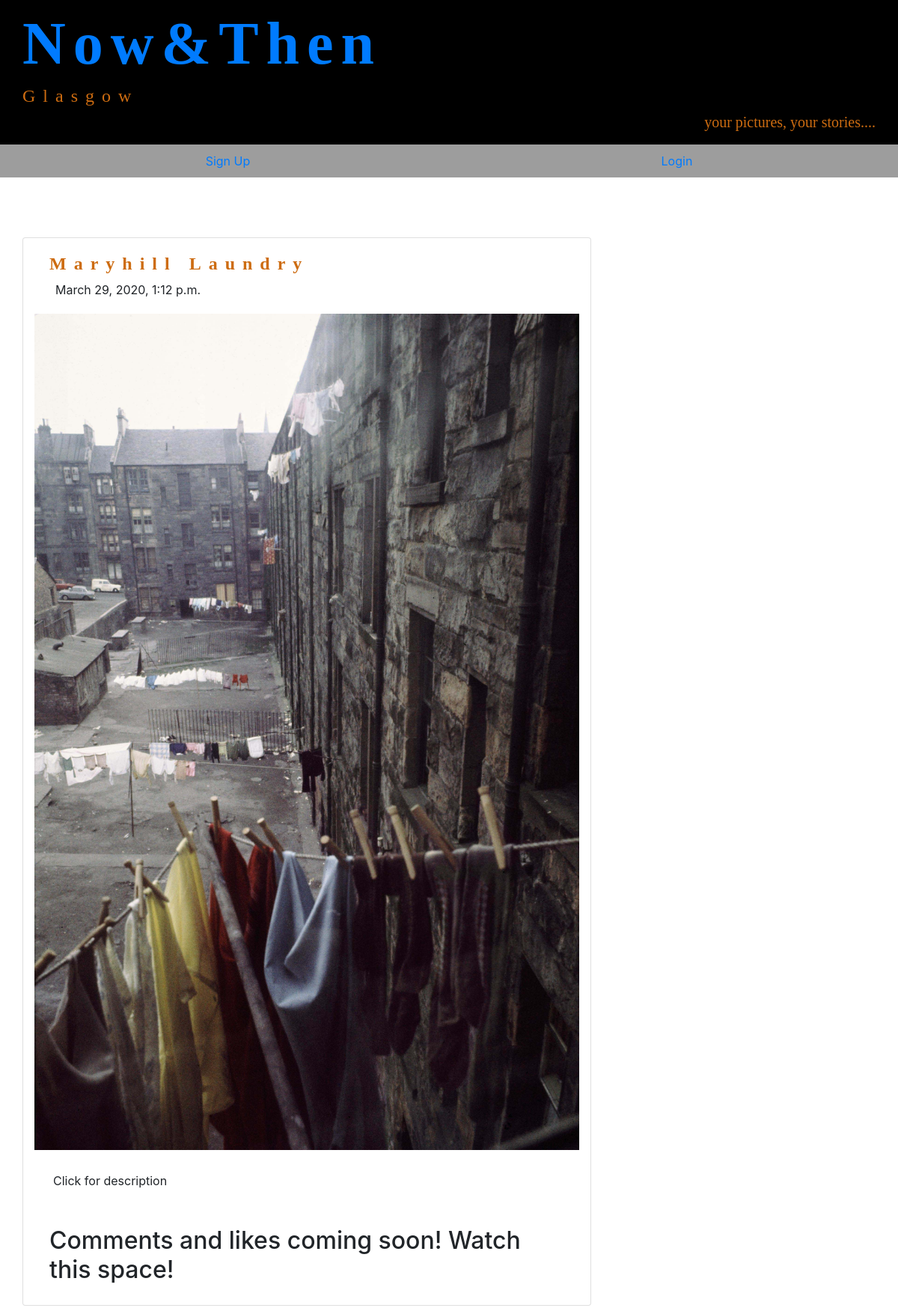
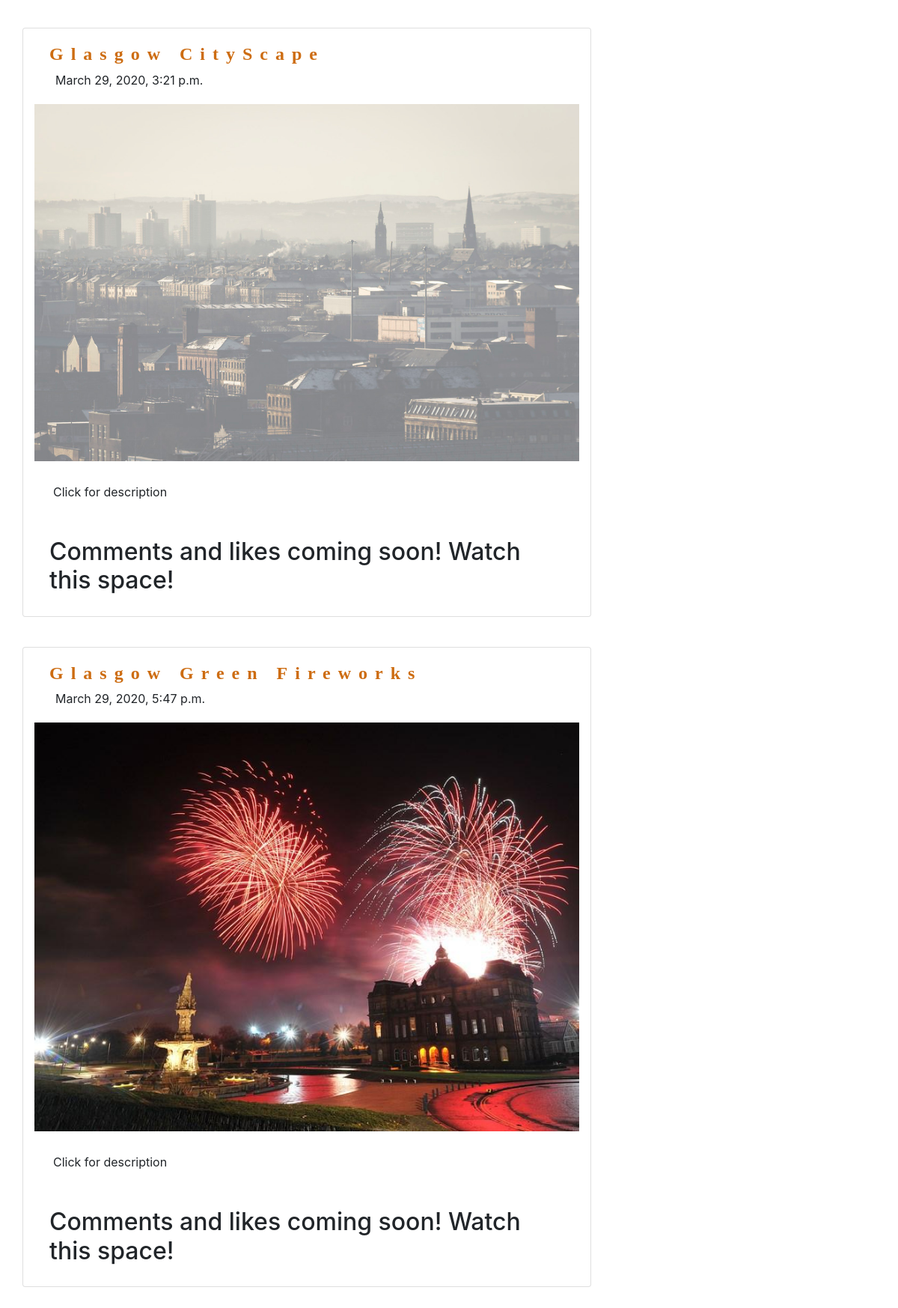
/photo_feed/, run on the app's committed database (2 pictures, top to bottom).
### nowandthen/models.py (models this page shows, shortened)
class Picture(models.Model):
    TITLE_MAX_LENGTH = 190
    DESCRIPTION_MAX_LENGTH = 1000
    TAG_MAX_LENGTH = 50
    ERA_MAX_LENGTH = 20
    image = models.ImageField(upload_to='shared_pics', unique=True)
    title = models.CharField(max_length=TITLE_MAX_LENGTH, blank=True)
    description = models.CharField(max_length=DESCRIPTION_MAX_LENGTH, blank=True)
    tag_one = models.CharField(max_length=TAG_MAX_LENGTH, blank=True)
    tag_two = models.CharField(max_length=TAG_MAX_LENGTH, blank=True)
    era = models.CharField(max_length=ERA_MAX_LENGTH, blank=True)
    when_added = models.DateTimeField(auto_now_add=True)
    likes = models.IntegerField(default=0)
    class Meta:
        ordering = ['when_added']
        verbose_name_plural = 'Pictures'

### nowandthen/views.py (the view)
# urls.py: path('photo_feed/', views.photo_feed, name='photo_feed'),
def photo_feed(request):
    picture_list = Picture.objects.all().order_by('when_added')
    comment_form = CommentForm()
    context_dict = {}
    context_dict['pictures'] = picture_list
    context_dict['comment_form'] = comment_form
    return render(request, 'nowandthen/photo_feed.html', context=context_dict)

### templates/nowandthen/photo_feed.html (shortened to what this page needs)
{% extends 'nowandthen/base.html' %}
{% block body_block %}
<br>
<br>
{% if pictures %}
    <ul>
    {% for p in pictures %}
<div class="container">
  <div class="row">
    <div class="col-md-8 card mb-4  mt-3 ">
            <div class="card-body d-flex flex-row">
                <div>
                    <h4 class="card-title font-weight-bold mb-2">{{ p.title }}</h4>
                    <p class="card-text"><i class="far fa-clock pr-2"></i>{{ p.when_added }}</p>
                </div>
            </div>
            <div class="view overlay">
                <img class="card-img-top rounded-0" src="{{ p.image.url }}" alt="Card image cap">
            </div>
            <div class="card-body">
                <div class="collapse-content">
                    <a class="btn btn-flat red-text p-1 my-1 mr-0 mml-1 collapsed" data-toggle="collapse" href="#collapseContent" aria-expanded="false" aria-controls="collapseContent">Click for description</a>
                    <i class="fas fa-share-alt text-muted float-right p-1 my-1" data-toggle="tooltip" data-placement="top" title="Share this post"></i>
                    <i class="fas fa-heart text-muted float-right p-1 my-1 mr-3" data-toggle="tooltip" data-placement="top" title="I like it"></i>
                </div>
            </div>
            <div class="card-body">
                <h2>Comments and likes coming soon! Watch this space!</h2>
  </div>
</div>
    {% endfor %}
    </ul>
{% else %}
    <li><strong>There are no photographs present.</strong></li>
{% endif %}
{% endblock %}

### templates/nowandthen/base.html (shortened to what this page needs)
<!DOCTYPE html>
{% load staticfiles %}
{% load nowandthen_template_tags %}
<html>
  <link rel="stylesheet" href="https://maxcdn.bootstrapcdn.com/bootstrap/4.4.1/css/bootstrap.min.css">
<head>
 </head>
 <div>
     <header>
        <h1 class="bigFont"><A href="{% url 'nowandthen:index' %}">Now&Then</A></h1>
        <h4>Glasgow</h4>
        <h5>your pictures, your stories....</h5>
     </header>
 </div>
 <div>
{% block navigation_block %}
     <nav>
         <ul class="navigation">
             {% if user.is_authenticated %}
                <li><form action="{% url 'nowandthen:search_results' %}" method="get"><input name="q" type="text" placeholder="Search..."></form></li>
                <li class="dropdown"><button class="dropbtn">Choose A Decade</button>
                    <div class="dropdown-content">
                        <a href="{% url 'nowandthen:1970' %}">1970s</a>
                        <a href="{% url 'nowandthen:1980' %}">1980s</a>
                        <a href="{% url 'nowandthen:2010' %}">2010s</a>
                    </div></li>
                <li><a href="{% url 'nowandthen:logout' %}">Logout</a></li>
             {% else %}
                <li><a href="{% url 'nowandthen:register' %}">Sign Up</a></li>
                <li><a href="{% url 'nowandthen:login' %}">Login</a></li>
             {% endif %}
         </ul>
    </nav>
{% endblock %}
</div>
 <div>
 {% block body_block %}
 {% endblock %}
</div>
</html>

### templates/nowandthen/base.html (style rules this page uses)
h1 { font-family:Tahoma; color:#CD6C11; letter-spacing: 10px; line-height:4; }
.bigFont { font-size:80px; font-weight: 575; }
h4 { font-family:Tahoma; color:#CD6C11; letter-spacing: 10px; line-height:4; }
h5 { font-family:Tahoma; color:#CD6C11; line-height:4; text-align: right; }
header { background-color: black; padding-top: 10px; padding-left: 30px; padding-right: 30px; padding-bottom: 10px; }
nav { background-color:#9D9D9D; }
ul { list-style-type: none; margin: 0; padding: 0; }
li { display: inline; }
a { color: #CD6C11; }
.navigation { display:flex; justify-content: space-around; padding-top: 10px; padding-bottom: 10px; }

### data on the page
Picture: title "Maryhill Laundry", when_added "March 29, 2020, 1:12 p.m.", image (picture)
Picture: title "Glasgow CityScape", when_added "March 29, 2020, 3:21 p.m.", image (picture)
Picture: title "Glasgow Green Fireworks", when_added "March 29, 2020, 5:47 p.m.", image (picture)
